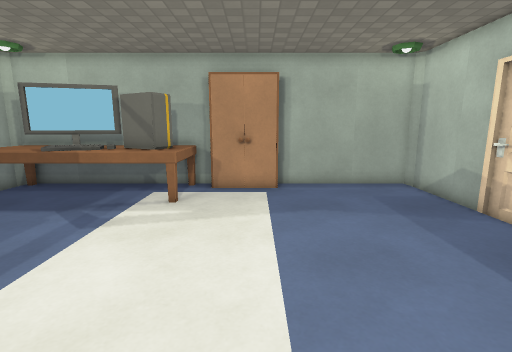
[1] (above)

14 first-person views from a walk through a 3-D level made in the Godot game engine. The camera is 1.4 m above the floor, tilts 10° down and sees 85° across. The floor is counted in squares, 0.5 m on a side. Each view is taken from the middle of a square. On the plan, view 1 faces up. The plan holds only what a view shows up to about 19 squares ahead; the rest is blank. The place goes on beyond the plan. Surface patterns are stand-ins for the level's own textures.

[2]
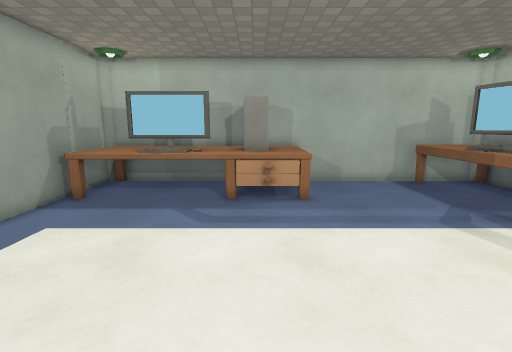

[3]
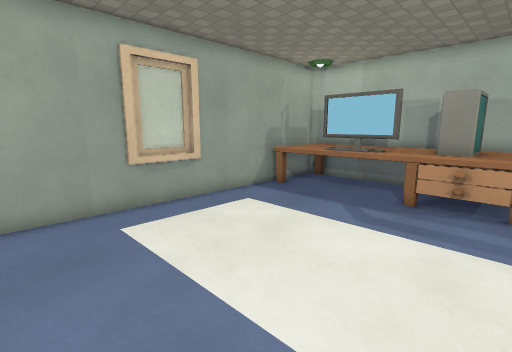

[4]
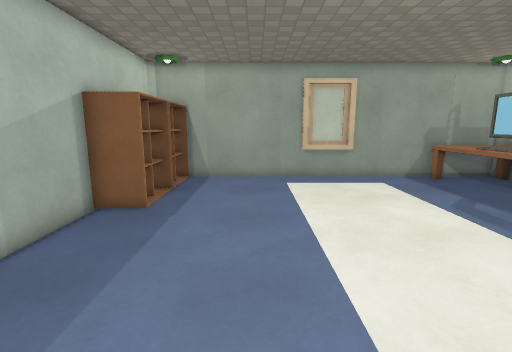

[5]
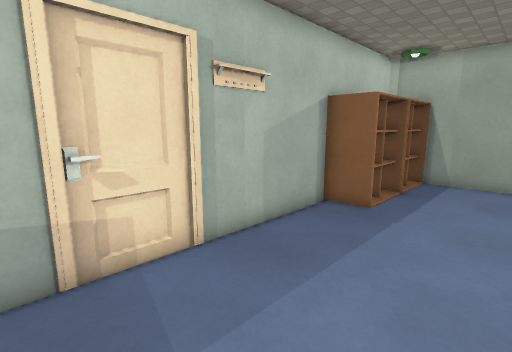

[6]
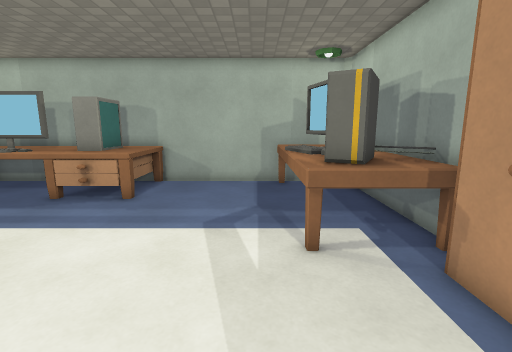

[7]
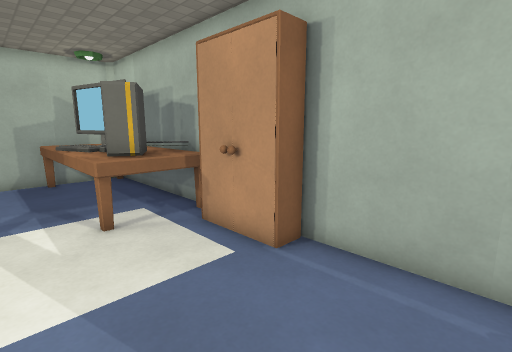

[8]
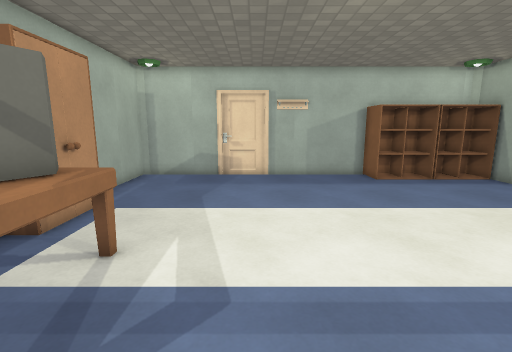

[9]
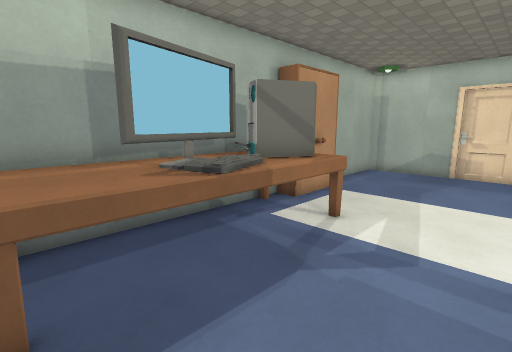

[10]
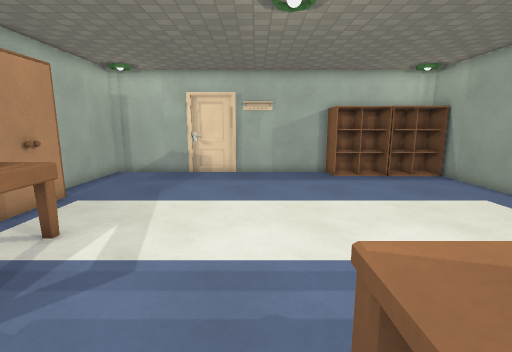

[11]
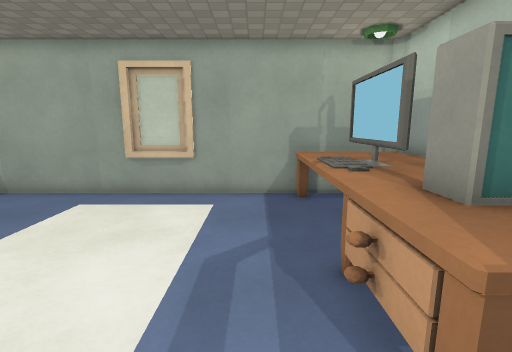

[12]
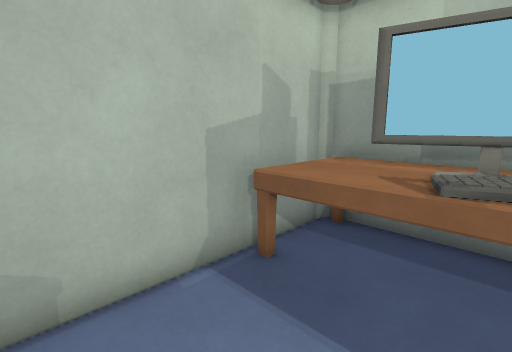

[13]
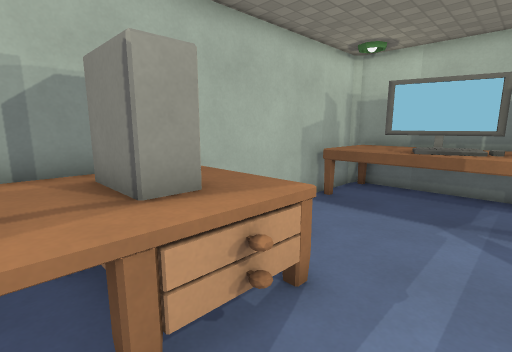

[14]
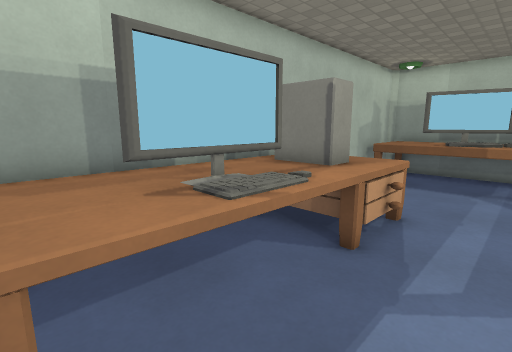

### Floor plan
Key: @ floor where view 1 was taken; # wall or solid block; . floor; = window, fence, low wall or low ledge; ^ raised ledge; T table; C cabinet; M monitor; P computer; K keyboard; E desk; S shelf.
Columns run from 12 left of view 1 to 8 right of it. Each row starts with its distance up from view 1.
 14 ###########  ########
 13 #TTTTTTPTT#CC#......#
 12 #TTTMMMPPT..........#
 11 #TTMM KPPT..........#
 10 #TTTKKTTTT..........#
  9 #...................#
  8 #...................#
  7 #...................#
  6 #...................#
  5 #...................#
  4 #^^^^...............#
  3 #^P^^E..............#
  2 #PPP^...............#
  1 #^P^^..............S#
  0 #^^MK.......@.....SS#
 -1 #^^##.............SS
 -2 #^^MK.............SS
 -3 #^^M^.............SS
 -4 #^^^^.............SS
 -5 #^^^^.............SS
 -6 ##########=##########

Where each view was taken, in squares from view 1:
view 1: 0 up, 0 right, facing up
view 2: 2 up, 3 right, facing left
view 3: 4 up, 3 right, facing down-left
view 4: 10 up, 2 right, facing down
view 5: 10 up, 2 right, facing down-right
view 6: 9 up, 3 right, facing left
view 7: 8 up, 5 right, facing up-left
view 8: 7 up, 9 left, facing right
view 9: 6 up, 11 left, facing up-right
view 10: 5 up, 10 left, facing right
view 11: 6 up, 6 left, facing down
view 12: 6 up, 7 left, facing up-left
view 13: 0 up, 5 left, facing up-left
view 14: 5 down, 5 left, facing up-left
